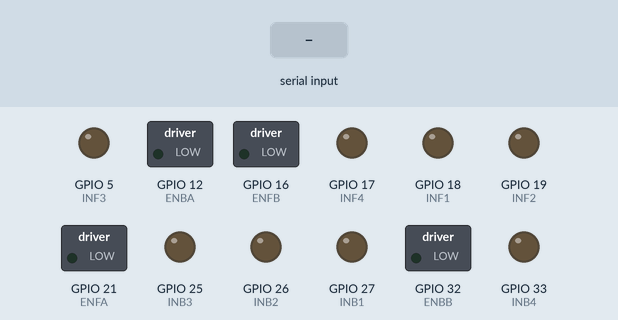
The sketch below on a simulated ESP32. On the bench: switched loads named in the sketch (green lamp = pin HIGH), output pins drawn as LEDs (lit = HIGH). The inputs (shaded band) are chosen by the test bench. What the sketch prints to the serial monitor is not drawn.

Above: at 1.2 s.
1.3 s: "forward\n" received over Serial
At 2.5 s:
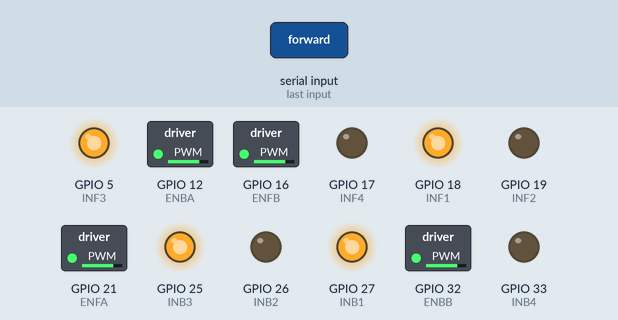
2.8 s: "backward\n" received over Serial
At 3.8 s:
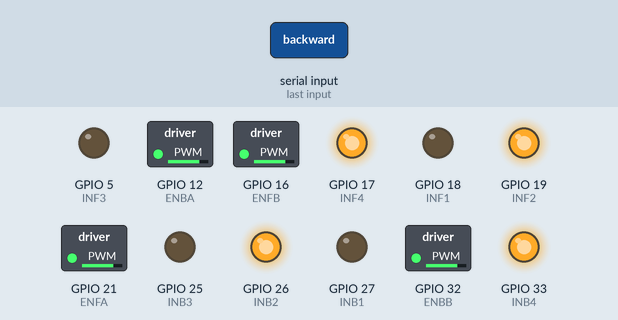
4.3 s: "left\n" received over Serial
At 5.0 s:
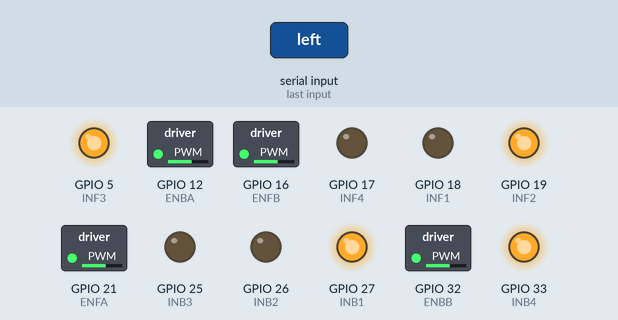
5.8 s: "right\n" received over Serial
At 6.1 s:
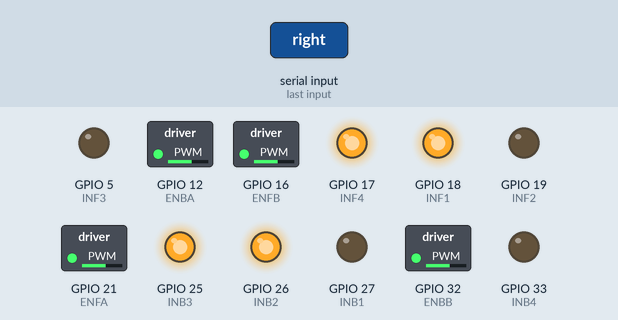
Timing chart, 0 to 8.3 s (numbered marks = the images above; inputs shaded):
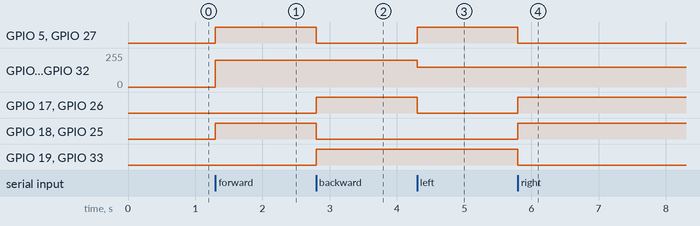

The sketch:

test.ino
```cpp
#include <Arduino.h>

// ตั้งค่า Pin มอเตอร์ A (หน้าซ้าย)
#define INF1 18
#define INF2 19
#define ENFA 21

// ตั้งค่า Pin มอเตอร์ B (หน้าขวา)
#define INF3 5
#define INF4 17
#define ENFB 16

// ตั้งค่า Pin มอเตอร์ A (หลังซ้าย)
#define INB1 27
#define INB2 26
#define ENBA 12

// ตั้งค่า Pin มอเตอร์ B (หลังขวา)
#define INB3 25
#define INB4 33
#define ENBB 32

void forward(int speed = 200) {
    ledcWrite(ENFA, speed);
    ledcWrite(ENFB, speed);
    ledcWrite(ENBA, speed);
    ledcWrite(ENBB, speed);
    digitalWrite(INF1, HIGH); digitalWrite(INF2, LOW);
    digitalWrite(INF3, HIGH); digitalWrite(INF4, LOW);
    digitalWrite(INB1, HIGH); digitalWrite(INB2, LOW);
    digitalWrite(INB3, HIGH); digitalWrite(INB4, LOW);
    Serial.println("OK:forward");
}

void backward(int speed = 200) {
    ledcWrite(ENFA, speed);
    ledcWrite(ENFB, speed);
    ledcWrite(ENBA, speed);
    ledcWrite(ENBB, speed);
    digitalWrite(INF1, LOW); digitalWrite(INF2, HIGH);
    digitalWrite(INF3, LOW); digitalWrite(INF4, HIGH);
    digitalWrite(INB1, LOW); digitalWrite(INB2, HIGH);
    digitalWrite(INB3, LOW); digitalWrite(INB4, HIGH);

    Serial.println("OK:backward");
}

void turnLeft(int speed = 150) {
    ledcWrite(ENFA, speed);
    ledcWrite(ENFB, speed);
    ledcWrite(ENBA, speed);
    ledcWrite(ENBB, speed);
    digitalWrite(INF1, LOW);  digitalWrite(INF2, HIGH);
    digitalWrite(INF3, HIGH); digitalWrite(INF4, LOW);
    digitalWrite(INB1, HIGH);  digitalWrite(INB2, LOW);
    digitalWrite(INB3, LOW); digitalWrite(INB4, HIGH);
    Serial.println("OK:left");
}

void turnRight(int speed = 150) {
    ledcWrite(ENFA, speed);
    ledcWrite(ENFB, speed);
    ledcWrite(ENBA, speed);
    ledcWrite(ENBB, speed);
    digitalWrite(INF1, HIGH); digitalWrite(INF2, LOW);
    digitalWrite(INF3, LOW);  digitalWrite(INF4, HIGH);
    digitalWrite(INB1, LOW); digitalWrite(INB2, HIGH);
    digitalWrite(INB3, HIGH);  digitalWrite(INB4, LOW);
    Serial.println("OK:right");
}

void stopMotor() {
    ledcWrite(ENFA, 0);
    ledcWrite(ENFB, 0);
    ledcWrite(ENBA, 0);
    ledcWrite(ENBB, 0);
    digitalWrite(INF1, LOW); digitalWrite(INF2, LOW);
    digitalWrite(INF3, LOW); digitalWrite(INF4, LOW);
    digitalWrite(INB1, LOW); digitalWrite(INB2, LOW);
    digitalWrite(INB3, LOW); digitalWrite(INB4, LOW);
    Serial.println("OK:stop");
}

void setup() {
    Serial.begin(115200);

    // ตั้งค่า Pin มอเตอร์
    pinMode(INF1, OUTPUT); pinMode(INF2, OUTPUT);
    pinMode(INF3, OUTPUT); pinMode(INF4, OUTPUT);
    pinMode(INB1, OUTPUT); pinMode(INB2, OUTPUT);
    pinMode(INB3, OUTPUT); pinMode(INB4, OUTPUT);

    // ตั้งค่า PWM แบบใหม่ (API 3.x)
    ledcAttach(ENFA, 1000, 8);  // Pin, Freq, Resolution
    ledcAttach(ENFB, 1000, 8);
    ledcAttach(ENBA, 1000, 8);  // Pin, Freq, Resolution
    ledcAttach(ENBB, 1000, 8);

    stopMotor();
    Serial.println("ESP32 พร้อมแล้ว รอคำสั่ง...");
}

void loop() {
    if (Serial.available()) {
        String cmd = Serial.readStringUntil('\n');
        cmd.trim();
        Serial.print("รับคำสั่ง: ");
        Serial.println(cmd);

        if (cmd == "forward")       forward();
        else if (cmd == "backward") backward();
        else if (cmd == "left")     turnLeft();
        else if (cmd == "right")    turnRight();
        else if (cmd == "stop")     stopMotor();
        else Serial.println("ERROR:unknown");
    }
}
```

Measured:
- after the input at 1.3 s, GPIO 5 (INF3), GPIO 18 (INF1), GPIO 25 (INB3), GPIO 27 (INB1): LOW → HIGH at once; GPIO 12 (ENBA), GPIO 16 (ENFB), GPIO 21 (ENFA), GPIO 32 (ENBB): 0/255 → 199/255 at once
- after the input at 2.8 s, GPIO 5 (INF3), GPIO 18 (INF1), GPIO 25 (INB3), GPIO 27 (INB1): HIGH → LOW at once; GPIO 17 (INF4), GPIO 19 (INF2), GPIO 26 (INB2), GPIO 33 (INB4): LOW → HIGH at once
- after the input at 4.3 s, GPIO 5 (INF3), GPIO 27 (INB1): LOW → HIGH at once; GPIO 12 (ENBA), GPIO 16 (ENFB), GPIO 21 (ENFA), GPIO 32 (ENBB): 199/255 → 149/255 at once; GPIO 17 (INF4), GPIO 26 (INB2): HIGH → LOW at once
- after the input at 5.8 s, GPIO 5 (INF3), GPIO 19 (INF2), GPIO 27 (INB1), GPIO 33 (INB4): HIGH → LOW at once; GPIO 17 (INF4), GPIO 18 (INF1), GPIO 25 (INB3), GPIO 26 (INB2): LOW → HIGH at once
